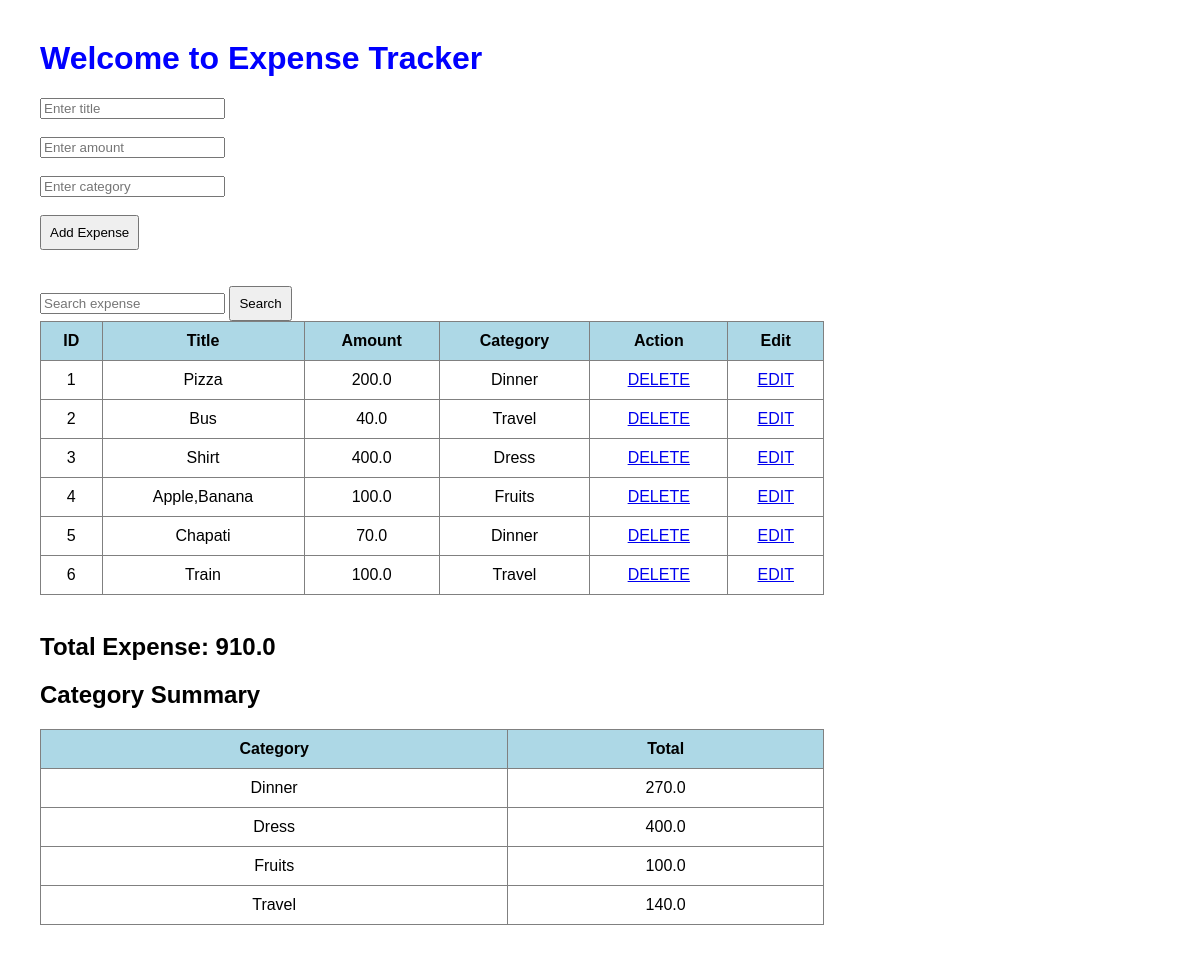
The page / on the database its author committed.
### tables this page shows
CREATE TABLE expenses(
 id INTEGER PRIMARY KEY,
 title TEXT,
 amount REAL,
 category TEXT);

### app.py (the view)
@app.route("/")
def home():
    search=request.args.get("search")
    if search:
        cursor.execute("SELECT * FROM expenses WHERE title LIKE ?",('%' + search + '%',))
    else:
        cursor.execute("SELECT * FROM expenses")
    data=cursor.fetchall()
    cursor.execute("SELECT SUM(amount) FROM expenses")
    total=cursor.fetchone()[0]
    cursor.execute(""" SELECT category, SUM(amount) FROM expenses GROUP BY category""")
    summary=cursor.fetchall()
    return render_template("index.html",expenses=data,total=total,summary=summary)

### templates/index.html (shortened to what this page needs)
<!DOCTYPE html>
<html>
<head>
 <link rel="stylesheet" href="{{ url_for('static', filename='style.css')}}">
</head>
<body>
 <h1>Welcome to Expense Tracker</h1>
 <form method="POST" action="/add">
  <input type="text" name="title" placeholder="Enter title">
  <br><br>
  <input type="number" step="0.01" name="amount" placeholder="Enter amount">
  <br><br>
  <input type="text" name="category" placeholder="Enter category">
  <br><br>
  <button type="submit">Add Expense</button>
 </form>
 <br><br>
 <form method="GET">
  <input type="text" name="search" placeholder="Search expense">
  <button type="submit">Search</button>
 </form>
 <table border="1">
 <tr>
  <th>ID</th>
  <th>Title</th>
  <th>Amount</th>
  <th>Category</th>
  <th>Action</th>
  <th>Edit</th>
 </tr>
 {% for row in expenses %}
 <tr>
  <td>{{row[0] }}</td>
  <td>{{row[1] }}</td>
  <td>{{row[2] }}</td>
  <td>{{row[3] }}</td>
  <td> <a href="/delete/{{ row[0] }}">DELETE</a></td>
  <td> <a href="/edit/{{ row[0] }}">EDIT</a></td>
 </tr>
 {% endfor %}
 </table>
 <br>
 <h2>Total Expense: {{total}}</h2>
 <h2>Category Summary</h2>
 <table border="1">
 <tr>
  <th>Category</th>
  <th>Total</th>
 </tr>
 {% for row in summary %}
 <tr>
  <td>{{ row[0] }}</td>
  <td>{{ row[1] }}</td>
 </tr>
 {% endfor %}
 </table>
</body>
</html>

### static/style.css (style rules this page uses)
body { font-family:Arial; margin:40px; }
h1 { color:blue; }
table { border-collapse:collapse; width:70%; }
th, td { padding:10px; text-align:center; }
th { background-color:lightblue; }
button { padding:8px; }

### rows shown on the page
expenses: id "1", title "Pizza", amount "200.0", category "Dinner"
expenses: id "2", title "Bus", amount "40.0", category "Travel"
expenses: id "3", title "Shirt", amount "400.0", category "Dress"
expenses: id "4", title "Apple,Banana", amount "100.0", category "Fruits"
expenses: id "5", title "Chapati", amount "70.0", category "Dinner"
expenses: id "6", title "Train", amount "100.0", category "Travel"

### other values the page prints
{{ total }} "910.0"
{{ row[0] }} "Dinner" "Travel"
{{ row[1] }} "270.0" "140.0"
